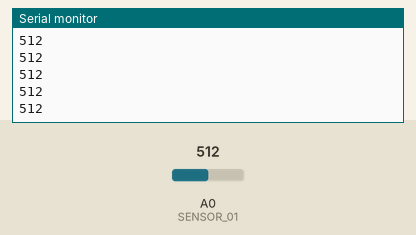
This sketch was run on a simulated Arduino Uno, built with avr-gcc and run on an emulated ATmega328P. Shown: the last lines printed to the serial monitor. The test bench sets the inputs (shaded band); at power-on: A0 (SENSOR_01) = 512.

Above: at 1.2 s.
1.3 s: A0 (SENSOR_01) set to 716
At 1.34 s:
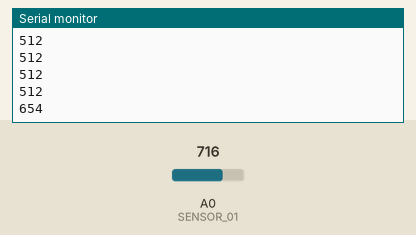
2.8 s: A0 (SENSOR_01) set to 900
At 2.82 s:
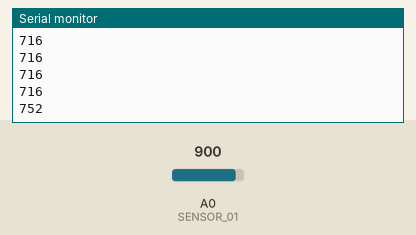
Timing chart, 0 to 5.8 s (numbered marks = the images above; inputs shaded):
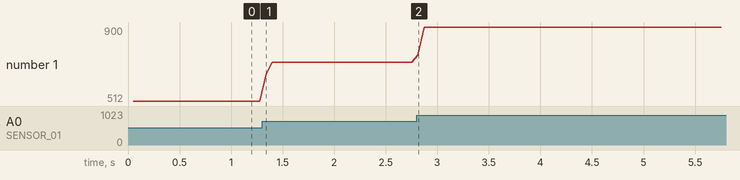

Measured:
- after the input at 1.3 s, the serial monitor: prints a new line at once (image 1)
- after the input at 2.8 s, the serial monitor: prints a new line at once (image 2)
- plotted number 1: 512 → 716 after the input at 1.3 s, 716 → 900 after the input at 2.8 s

The sketch:

sensor_sem_flutua__es.ino
```cpp
int SENSOR_01 = A0;

void setup() {
  Serial.begin(115200);
}

void loop() {
  long MAX = 0;
  int QTD = 10;

  // Faz 10 leituras rápidas
  for (int i = 0; i < QTD; i++) {
    MAX = MAX + analogRead(SENSOR_01);
    delay(5); // pequeno intervalo entre as leituras
  }

  // Calcula a média
  int MED = MAX / QTD;

  Serial.println(MED); // Esse valor será muito mais estável!

  delay(10);
}
```
